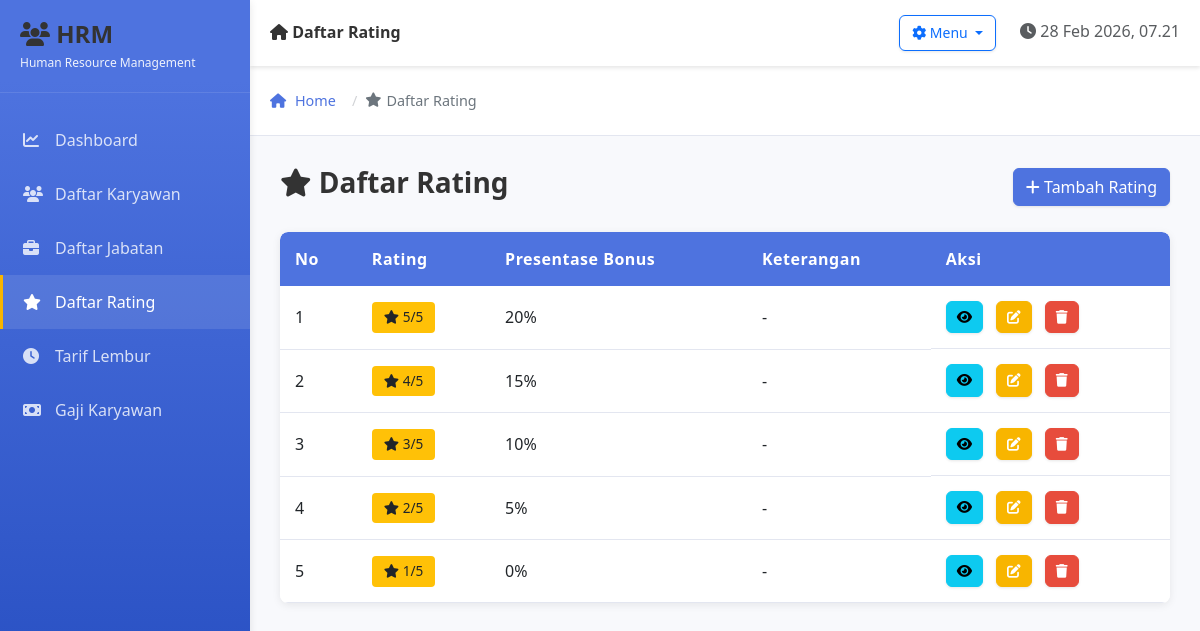
The page /views/rating.php on the database its author committed.
### tables this page shows
CREATE TABLE `rating` (
  `id` int(11) NOT NULL,
  `rating` int(11) NOT NULL,
  `presentase_bonus` int(11) NOT NULL
);

### config/Database.php (called while the page is built, shortened)
<?php
class Database {
    private $host = "localhost";
    private $user = "root";
    private $pass = "";
    private $db = "kantor";
    private $conn;
    private function connect() {
        $this->conn = mysqli_connect($this->host, $this->user, $this->pass, $this->db);
        mysqli_set_charset($this->conn, "utf8mb4");
    }
    public function query($sql) {
        return mysqli_query($this->conn, $sql);
    }
}

### models/Rating.php (called while the page is built, shortened)
<?php
require_once __DIR__ . '/../classes/Model.php';
class Rating extends Model {
    protected $table = 'rating';
    public function getAll() {
        $sql = "SELECT * FROM {$this->table} ORDER BY rating DESC";
        return $this->fetchAll($sql);
    }
}

### classes/Model.php (called while the page is built, shortened)
<?php
class Model {
    protected $db;
    public function __construct() {
        require_once __DIR__ . '/../config/Database.php';
        $this->db = new Database();
    }
    public function query($sql) {
        return $this->db->query($sql);
    }
    public function fetchAll($sql) {
        $result = $this->query($sql);
        $data = [];
        if ($result && mysqli_num_rows($result) > 0) {
            while ($row = mysqli_fetch_assoc($result)) {
                $data[] = $row;
            }
        }
        return $data;
    }
}

### views/rating.php (the view, shortened to what this page needs)
<?php
require_once __DIR__ . '/../models/Rating.php';
$rating_model = new Rating();
$page_title = 'Daftar Rating';
$current_page = 'rating';
$breadcrumb = [
    ['label' => 'Daftar Rating', 'icon' => 'star']
];
$all_rating = $rating_model->getAll();
include __DIR__ . '/layout.php';
?>
<div class="d-flex justify-content-between align-items-center mb-4">
    <h3><i class="fas fa-star"></i> Daftar Rating</h3>
    <a href="<?php echo BASE_URL; ?>views/rating-form.php" class="btn btn-primary">
        <i class="fas fa-plus"></i> Tambah Rating
    </a>
</div>
<?php if (count($all_rating) > 0): ?>
    <div class="card">
        <div class="table-responsive">
            <table class="table table-hover mb-0">
                <thead class="table-dark">
                    <tr>
                        <th>No</th>
                        <th>Rating</th>
                        <th>Presentase Bonus</th>
                        <th>Keterangan</th>
                        <th>Aksi</th>
                    </tr>
                </thead>
                <tbody>
                    <?php foreach ($all_rating as $index => $item): ?>
                        <tr>
                            <td><?php echo $index + 1; ?></td>
                            <td>
                                <span class="badge bg-warning text-dark">
                                    <i class="fas fa-star"></i> <?php echo $item['rating']; ?>/5
                                </span>
                            </td>
                            <td><?php echo $item['presentase_bonus']; ?>%</td>
                            <td>
                                <?php
                                $deskripsi = match($item['rating']) {
                                    5 => 'Sangat Baik',
                                    4 => 'Baik',
                                    3 => 'Cukup',
                                    2 => 'Kurang',
                                    1 => 'Sangat Kurang',
                                    default => '-'
                                };
                                echo $deskripsi;
                                ?>
                            </td>
                            <td class="action-buttons">
                                <a href="<?php echo BASE_URL; ?>views/rating-detail.php?id=<?php echo $item['id']; ?>" class="btn btn-info btn-sm" title="Detail">
                                    <i class="fas fa-eye"></i>
                                </a>
                                <a href="<?php echo BASE_URL; ?>views/rating-form.php?id=<?php echo $item['id']; ?>" class="btn btn-warning btn-sm" title="Edit">
                                    <i class="fas fa-edit"></i>
                                </a>
                                <button class="btn btn-danger btn-sm" onclick="showDeleteConfirm('<?php echo BASE_URL; ?>controllers/rating-controller.php?action=delete&id=<?php echo $item['id']; ?>', 'Rating <?php echo $item['rating']; ?>');" title="Hapus">
                                    <i class="fas fa-trash"></i>
                                </button>
                            </td>
                        </tr>
                    <?php endforeach; ?>
                </tbody>
            </table>
        </div>
    </div>
<?php endif; ?>
<?php include __DIR__ . '/layout-footer.php'; ?>

### views/layout.php (shortened to what this page needs)
<!DOCTYPE html>
<html lang="id">
<head>
    <link href="https://cdn.jsdelivr.net/npm/bootstrap@5.3.0/dist/css/bootstrap.min.css" rel="stylesheet">
    <link rel="stylesheet" href="https://cdnjs.cloudflare.com/ajax/libs/font-awesome/6.4.0/css/all.min.css">
    <link rel="stylesheet" href="<?php echo BASE_URL; ?>assets/css/style.css">
</head>
<body>
    <div class="wrapper">
        <nav class="sidebar" id="sidebar">
            <div class="brand">
                <h3><i class="fas fa-users"></i> HRM</h3>
                <small>Human Resource Management</small>
            </div>
            <ul class="nav-menu">
                <li>
                    <a href="<?php echo BASE_URL; ?>index.php" class="nav-link <?php echo (isset($current_page) && $current_page === 'dashboard') ? 'active' : ''; ?>">
                        <i class="fas fa-chart-line"></i>
                        <span>Dashboard</span>
                    </a>
                </li>
                <li>
                    <a href="<?php echo BASE_URL; ?>views/karyawan.php" class="nav-link <?php echo (isset($current_page) && $current_page === 'karyawan') ? 'active' : ''; ?>">
                        <i class="fas fa-users"></i>
                        <span>Daftar Karyawan</span>
                    </a>
                </li>
                <li>
                    <a href="<?php echo BASE_URL; ?>views/jabatan.php" class="nav-link <?php echo (isset($current_page) && $current_page === 'jabatan') ? 'active' : ''; ?>">
                        <i class="fas fa-briefcase"></i>
                        <span>Daftar Jabatan</span>
                    </a>
                </li>
                <li>
                    <a href="<?php echo BASE_URL; ?>views/rating.php" class="nav-link <?php echo (isset($current_page) && $current_page === 'rating') ? 'active' : ''; ?>">
                        <i class="fas fa-star"></i>
                        <span>Daftar Rating</span>
                    </a>
                </li>
                <li>
                    <a href="<?php echo BASE_URL; ?>views/lembur.php" class="nav-link <?php echo (isset($current_page) && $current_page === 'lembur') ? 'active' : ''; ?>">
                        <i class="fas fa-clock"></i>
                        <span>Tarif Lembur</span>
                    </a>
                </li>
                <li>
                    <a href="<?php echo BASE_URL; ?>views/gaji.php" class="nav-link <?php echo (isset($current_page) && $current_page === 'gaji') ? 'active' : ''; ?>">
                        <i class="fas fa-money-bill"></i>
                        <span>Gaji Karyawan</span>
                    </a>
                </li>
            </ul>
        </nav>
        <div class="main-wrapper">
            <div class="topbar">
                <div class="topbar-left">
                    <h6 class="mb-0">
                        <i class="fas fa-home"></i>
                        <?php echo isset($page_title) ? htmlspecialchars($page_title) : 'Dashboard'; ?>
                    </h6>
                </div>
                <div class="topbar-right">
                    <div class="dropdown" style="display: inline-block; margin-right: 20px;">
                        <button class="btn btn-sm btn-outline-primary dropdown-toggle" type="button" id="dropdownMenu" data-bs-toggle="dropdown" aria-expanded="false" data-bs-toggle="tooltip" data-bs-title="Menu aksi cepat">
                            <i class="fas fa-cog"></i> Menu
                        </button>
                    </div>
                    <span class="text-muted">
                        <i class="fas fa-clock"></i>
                        <span id="currentTime"><?php echo date('d M Y, H:i'); ?></span>
                    </span>
                </div>
            </div>
            <?php if (isset($breadcrumb) && !empty($breadcrumb)): ?>
            <nav aria-label="breadcrumb" class="breadcrumb-nav">
                <ol class="breadcrumb">
                    <li class="breadcrumb-item">
                        <a href="<?php echo BASE_URL; ?>index.php">
                            <i class="fas fa-home"></i> Home
                        </a>
                    </li>
                    <?php foreach ($breadcrumb as $item): ?>
                        <?php if (isset($item['url'])): ?>
                            <li class="breadcrumb-item">
                                <a href="<?php echo $item['url']; ?>">
                                    <?php if (isset($item['icon'])): ?>
                                        <i class="fas fa-<?php echo $item['icon']; ?>"></i>
                                    <?php endif; ?>
                                    <?php echo $item['label']; ?>
                                </a>
                            </li>
                        <?php else: ?>
                            <li class="breadcrumb-item active" aria-current="page">
                                <?php if (isset($item['icon'])): ?>
                                    <i class="fas fa-<?php echo $item['icon']; ?>"></i>
                                <?php endif; ?>
                                <?php echo $item['label']; ?>
                            </li>
                        <?php endif; ?>
                    <?php endforeach; ?>
                </ol>
            </nav>
            <?php endif; ?>
            <div class="page-content">

### views/layout-footer.php (shortened to what this page needs)
            </div>
        </div>
    </div>
</body>
</html>

### rows shown on the page
rating: rating "5", presentase_bonus "20", rating "-"
rating: rating "4", presentase_bonus "15", rating "-"
rating: rating "3", presentase_bonus "10", rating "-"
rating: rating "2", presentase_bonus "5", rating "-"
rating: rating "1", presentase_bonus "0", rating "-"

### other values the page prints
$page_title "Daftar Rating"
$item['label'] "Daftar Rating"
